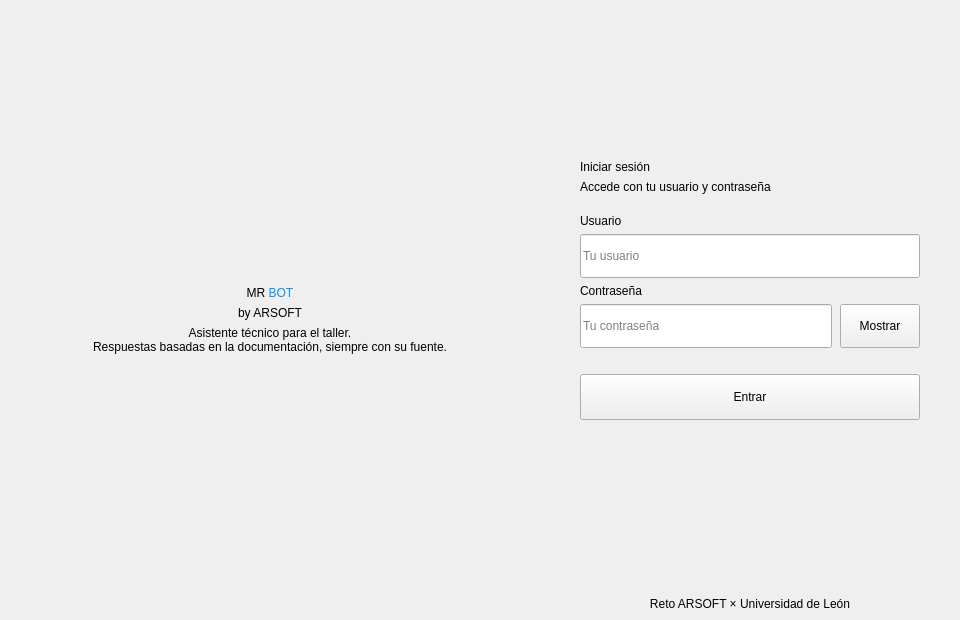
<?xml version="1.0" encoding="UTF-8"?>
<ui version="4.0">
 <class>LoginForm</class>
 <widget class="QWidget" name="LoginForm">
  <property name="geometry">
   <rect>
    <x>0</x>
    <y>0</y>
    <width>960</width>
    <height>620</height>
   </rect>
  </property>
  <property name="windowTitle">
   <string>MR BOT by ARSOFT · Iniciar sesión</string>
  </property>
  <layout class="QHBoxLayout" name="rootLayout">
   <property name="spacing">
    <number>0</number>
   </property>
   <property name="leftMargin">
    <number>0</number>
   </property>
   <property name="topMargin">
    <number>0</number>
   </property>
   <property name="rightMargin">
    <number>0</number>
   </property>
   <property name="bottomMargin">
    <number>0</number>
   </property>
   <item>
    <!-- ============ PANEL DE MARCA (izquierda) ============ -->
    <widget class="QFrame" name="brandPanel">
     <layout class="QVBoxLayout" name="brandLayout">
      <property name="spacing">
       <number>6</number>
      </property>
      <item>
       <spacer name="brandTop">
        <property name="orientation">
         <enum>Qt::Vertical</enum>
        </property>
        <property name="sizeHint" stdset="0">
         <size>
          <width>20</width>
          <height>40</height>
         </size>
        </property>
       </spacer>
      </item>
      <item>
       <!-- La imagen (assets/images/logo.png) se asigna desde Python -->
       <widget class="QLabel" name="labelLogo">
        <property name="alignment">
         <set>Qt::AlignCenter</set>
        </property>
       </widget>
      </item>
      <item>
       <widget class="QLabel" name="labelWordmark">
        <property name="text">
         <string>MR &lt;span style=" color:#0893fa;"&gt;BOT&lt;/span&gt;</string>
        </property>
        <property name="alignment">
         <set>Qt::AlignCenter</set>
        </property>
       </widget>
      </item>
      <item>
       <widget class="QLabel" name="labelBy">
        <property name="text">
         <string>by ARSOFT</string>
        </property>
        <property name="alignment">
         <set>Qt::AlignCenter</set>
        </property>
       </widget>
      </item>
      <item>
       <widget class="QLabel" name="labelTagline">
        <property name="text">
         <string>Asistente técnico para el taller.
Respuestas basadas en la documentación, siempre con su fuente.</string>
        </property>
        <property name="alignment">
         <set>Qt::AlignCenter</set>
        </property>
        <property name="wordWrap">
         <bool>true</bool>
        </property>
       </widget>
      </item>
      <item>
       <spacer name="brandBottom">
        <property name="orientation">
         <enum>Qt::Vertical</enum>
        </property>
        <property name="sizeHint" stdset="0">
         <size>
          <width>20</width>
          <height>40</height>
         </size>
        </property>
       </spacer>
      </item>
     </layout>
    </widget>
   </item>
   <item>
    <!-- ============ PANEL DEL FORMULARIO (derecha) ============ -->
    <widget class="QFrame" name="formPanel">
     <property name="minimumSize">
      <size>
       <width>420</width>
       <height>0</height>
      </size>
     </property>
     <property name="maximumSize">
      <size>
       <width>420</width>
       <height>16777215</height>
      </size>
     </property>
     <layout class="QVBoxLayout" name="formPanelLayout">
      <property name="leftMargin">
       <number>40</number>
      </property>
      <property name="rightMargin">
       <number>40</number>
      </property>
      <item>
       <spacer name="formTop">
        <property name="orientation">
         <enum>Qt::Vertical</enum>
        </property>
        <property name="sizeHint" stdset="0">
         <size>
          <width>20</width>
          <height>40</height>
         </size>
        </property>
       </spacer>
      </item>
      <item>
       <widget class="QLabel" name="labelTitle">
        <property name="text">
         <string>Iniciar sesión</string>
        </property>
       </widget>
      </item>
      <item>
       <widget class="QLabel" name="labelSubtitle">
        <property name="text">
         <string>Accede con tu usuario y contraseña</string>
        </property>
       </widget>
      </item>
      <item>
       <spacer name="spacerA">
        <property name="orientation">
         <enum>Qt::Vertical</enum>
        </property>
        <property name="sizeType">
         <enum>QSizePolicy::Fixed</enum>
        </property>
        <property name="sizeHint" stdset="0">
         <size>
          <width>20</width>
          <height>14</height>
         </size>
        </property>
       </spacer>
      </item>
      <item>
       <widget class="QLabel" name="labelUserCaption">
        <property name="text">
         <string>Usuario</string>
        </property>
       </widget>
      </item>
      <item>
       <widget class="QLineEdit" name="editUser">
        <property name="minimumSize">
         <size>
          <width>0</width>
          <height>44</height>
         </size>
        </property>
        <property name="placeholderText">
         <string>Tu usuario</string>
        </property>
       </widget>
      </item>
      <item>
       <widget class="QLabel" name="labelPassCaption">
        <property name="text">
         <string>Contraseña</string>
        </property>
       </widget>
      </item>
      <item>
       <layout class="QHBoxLayout" name="passRow">
        <property name="spacing">
         <number>8</number>
        </property>
        <item>
         <widget class="QLineEdit" name="editPassword">
          <property name="minimumSize">
           <size>
            <width>0</width>
            <height>44</height>
           </size>
          </property>
          <property name="echoMode">
           <enum>QLineEdit::Password</enum>
          </property>
          <property name="placeholderText">
           <string>Tu contraseña</string>
          </property>
         </widget>
        </item>
        <item>
         <widget class="QPushButton" name="btnShowPassword">
          <property name="minimumSize">
           <size>
            <width>80</width>
            <height>44</height>
           </size>
          </property>
          <property name="cursor">
           <cursorShape>PointingHandCursor</cursorShape>
          </property>
          <property name="text">
           <string>Mostrar</string>
          </property>
          <property name="checkable">
           <bool>true</bool>
          </property>
          <property name="focusPolicy">
           <enum>Qt::NoFocus</enum>
          </property>
         </widget>
        </item>
       </layout>
      </item>
      <item>
       <widget class="QLabel" name="labelError">
        <property name="text">
         <string/>
        </property>
        <property name="wordWrap">
         <bool>true</bool>
        </property>
       </widget>
      </item>
      <item>
       <widget class="QPushButton" name="btnLogin">
        <property name="minimumSize">
         <size>
          <width>0</width>
          <height>46</height>
         </size>
        </property>
        <property name="cursor">
         <cursorShape>PointingHandCursor</cursorShape>
        </property>
        <property name="text">
         <string>Entrar</string>
        </property>
       </widget>
      </item>
      <item>
       <widget class="QLabel" name="labelMode">
        <property name="text">
         <string/>
        </property>
        <property name="wordWrap">
         <bool>true</bool>
        </property>
       </widget>
      </item>
      <item>
       <spacer name="formBottom">
        <property name="orientation">
         <enum>Qt::Vertical</enum>
        </property>
        <property name="sizeHint" stdset="0">
         <size>
          <width>20</width>
          <height>40</height>
         </size>
        </property>
       </spacer>
      </item>
      <item>
       <widget class="QLabel" name="labelFooter">
        <property name="text">
         <string>Reto ARSOFT × Universidad de León</string>
        </property>
        <property name="alignment">
         <set>Qt::AlignCenter</set>
        </property>
       </widget>
      </item>
     </layout>
    </widget>
   </item>
  </layout>
 </widget>
 <resources/>
 <connections/>
</ui>
